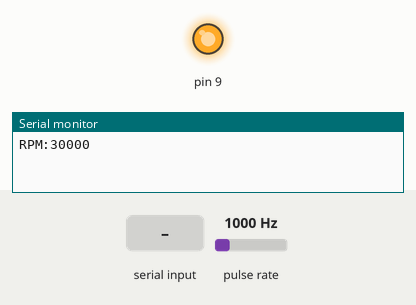
Simulated run of this sketch. Board: Arduino Uno, built with avr-gcc and run on an emulated ATmega328P. Shown: output pins drawn as LEDs (lit = HIGH), the last lines printed to the serial monitor. Wiring (inferred from the names in the program): pulse sensor: data pin 2. The test bench sets the inputs (shaded band); at power-on: pulse rate 1000 Hz.

Above: at 1.2 s.
1.3 s: "90,45\n" received over Serial
At 1.9 s:
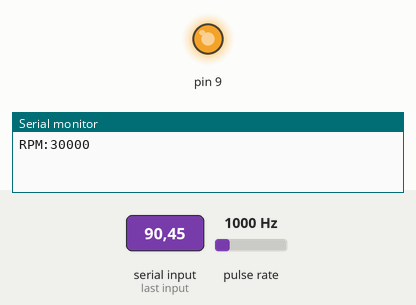
2.8 s: "30,150\n" received over Serial
At 4.0 s:
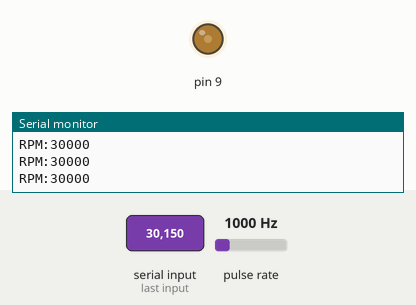
4.3 s: "90\n" received over Serial
At 5.2 s:
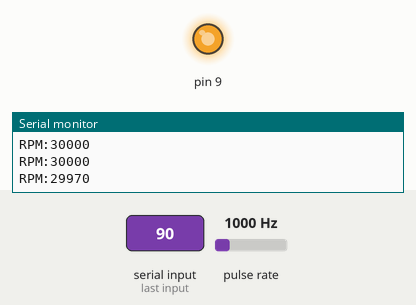
Timing chart, 0 to 11.8 s (numbered marks = the images above; inputs shaded):
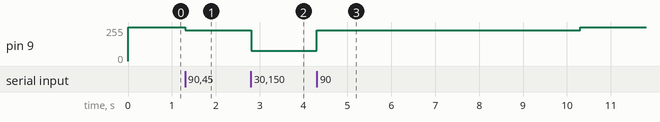

Measured:
- after the input at 1.3 s, pin 9: 255/255 → 230/255 at once
- after the input at 2.8 s, pin 9: 230/255 → 77/255 at once
- after the input at 4.3 s, pin 9: 77/255 → 230/255 at once, → 255/255 6.0 s later

The sketch:

TeslaFanController.ino
```cpp
// ============================================================================
// Project: NVIDIA Tesla Smart Fan Controller (Arduino Firmware)
// Co-created with: Google Gemini (AI Assistant)
// ============================================================================

// 25 kHz PWM configuration, Failsafe protection, and RPM calculator
volatile unsigned int pulseCount = 0;
unsigned long lastRPMCalc = 0;
unsigned long lastDataReceived = 0;
unsigned int currentRPM = 0;

const unsigned long FAILSAFE_TIMEOUT = 6000; // 6 seconds watchdog timeout

void rpmPulseISR() {
  pulseCount++;
}

void setup() {
  Serial.begin(9600); // Initialize serial communication

  pinMode(9, OUTPUT);
  pinMode(2, INPUT_PULLUP); // Tachometer pin with internal pull-up
  attachInterrupt(digitalPinToInterrupt(2), rpmPulseISR, FALLING);

  // Configure Timer 1 for true 25 kHz PWM frequency
  TCCR1A = _BV(COM1A1) | _BV(WGM11);
  TCCR1B = _BV(WGM13) | _BV(CS10);
  ICR1 = 320; // Top counter limit: 16MHz / (2 * 25000Hz) = 320

  setPWM(100); // Start at 100% speed for safety
  lastDataReceived = millis();
}

void loop() {
  // Watchdog check (Failsafe protection)
  if (millis() - lastDataReceived > FAILSAFE_TIMEOUT) {
    setPWM(100); // Spin fan at maximum speed if PC is not responding
  }

  // Read incoming bytes from the COM port
  if (Serial.available() > 0) {
    String input = Serial.readStringUntil('\n');
    int targetPwm = input.toInt(); // The PC sends calculated PWM percentage directly

    // Ensure the received value is a valid PWM percentage (0 to 100%)
    if (targetPwm >= 0 && targetPwm <= 100) {
      lastDataReceived = millis(); // Reset safety watchdog timer
      setPWM(targetPwm);           // Apply duty cycle to the fan directly
    }
  }

  // Calculate and transmit Fan RPM to Windows every 1 second
  if (millis() - lastRPMCalc >= 1000) {
    detachInterrupt(digitalPinToInterrupt(2)); // Temporarily disable interrupts for accuracy

    // Most standard fans output 2 pulses per single full revolution
    currentRPM = (pulseCount * 60) / 2;
    pulseCount = 0;
    lastRPMCalc = millis();

    attachInterrupt(digitalPinToInterrupt(2), rpmPulseISR, FALLING);

    // Send RPM stats back to the PC application
    Serial.print("RPM:");
    Serial.println(currentRPM);
  }
}

// Function to update the PWM Duty Cycle (0 - 100%)
void setPWM(int percent) {
  int dutyCycle = map(percent, 0, 100, 0, 320);
  OCR1A = dutyCycle;
}
```
